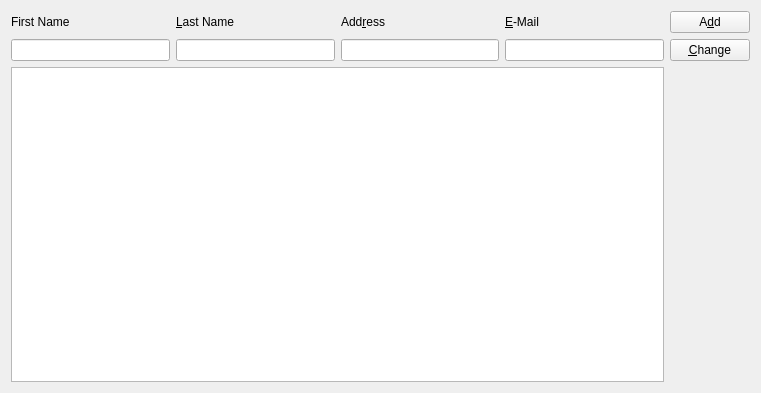
<?xml version="1.0" encoding="UTF-8"?>
<ui version="4.0">
 <class>CContactsView</class>
 <widget class="QWidget" name="CContactsView">
  <property name="geometry">
   <rect>
    <x>0</x>
    <y>0</y>
    <width>761</width>
    <height>393</height>
   </rect>
  </property>
  <property name="windowTitle">
   <string>Dialog</string>
  </property>
  <layout class="QGridLayout" name="gridLayout">
   <item row="0" column="4">
    <widget class="QPushButton" name="addButton">
     <property name="text">
      <string>A&amp;dd</string>
     </property>
    </widget>
   </item>
   <item row="1" column="1">
    <widget class="QLineEdit" name="lastName"/>
   </item>
   <item row="1" column="2">
    <widget class="QLineEdit" name="address"/>
   </item>
   <item row="1" column="3">
    <widget class="QLineEdit" name="email"/>
   </item>
   <item row="0" column="1">
    <widget class="QLabel" name="label_2">
     <property name="text">
      <string>&amp;Last Name</string>
     </property>
     <property name="buddy">
      <cstring>lastName</cstring>
     </property>
    </widget>
   </item>
   <item row="0" column="2">
    <widget class="QLabel" name="label_3">
     <property name="text">
      <string>Add&amp;ress</string>
     </property>
     <property name="buddy">
      <cstring>address</cstring>
     </property>
    </widget>
   </item>
   <item row="1" column="4">
    <widget class="QPushButton" name="changeButton">
     <property name="text">
      <string>&amp;Change</string>
     </property>
    </widget>
   </item>
   <item row="0" column="3">
    <widget class="QLabel" name="label_4">
     <property name="text">
      <string>&amp;E-Mail</string>
     </property>
     <property name="buddy">
      <cstring>email</cstring>
     </property>
    </widget>
   </item>
   <item row="2" column="0" colspan="4">
    <widget class="QTreeView" name="contacts"/>
   </item>
   <item row="2" column="4">
    <spacer name="verticalSpacer">
     <property name="orientation">
      <enum>Qt::Vertical</enum>
     </property>
     <property name="sizeHint" stdset="0">
      <size>
       <width>20</width>
       <height>40</height>
      </size>
     </property>
    </spacer>
   </item>
   <item row="0" column="0">
    <widget class="QLabel" name="label">
     <property name="text">
      <string>First Name</string>
     </property>
     <property name="buddy">
      <cstring>firstName</cstring>
     </property>
    </widget>
   </item>
   <item row="1" column="0">
    <widget class="QLineEdit" name="firstName"/>
   </item>
  </layout>
 </widget>
 <tabstops>
  <tabstop>firstName</tabstop>
  <tabstop>lastName</tabstop>
  <tabstop>address</tabstop>
  <tabstop>email</tabstop>
  <tabstop>addButton</tabstop>
  <tabstop>changeButton</tabstop>
  <tabstop>contacts</tabstop>
 </tabstops>
 <resources/>
 <connections/>
</ui>
